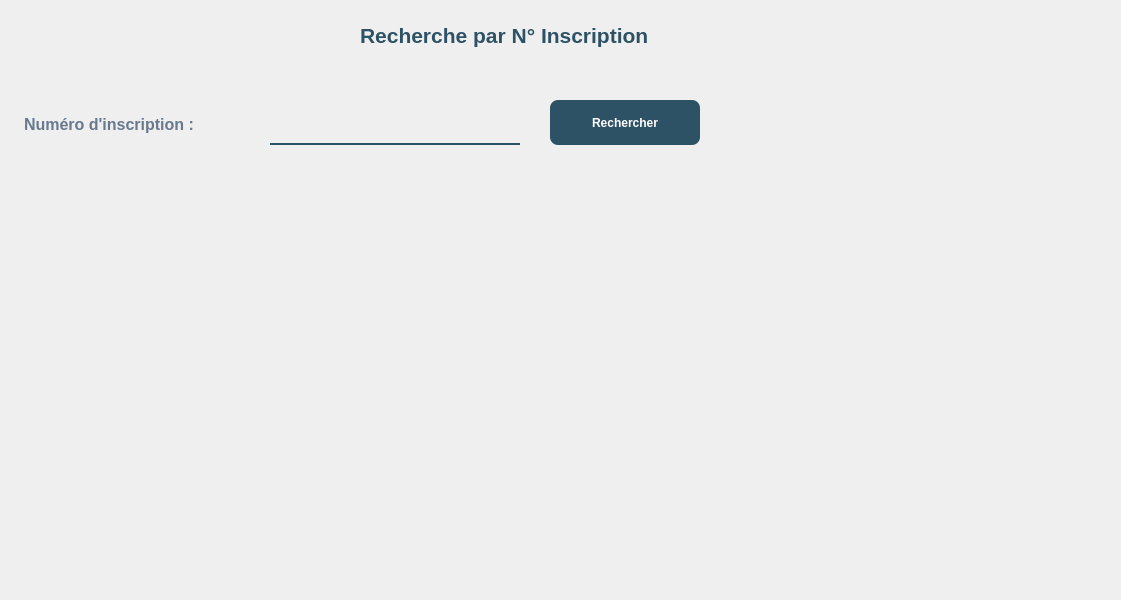
<?xml version="1.0" encoding="UTF-8"?>
<ui version="4.0">
 <class>Dialog</class>
 <widget class="QDialog" name="Dialog">
  <property name="geometry">
   <rect>
    <x>0</x>
    <y>0</y>
    <width>1121</width>
    <height>600</height>
   </rect>
  </property>
  <property name="windowTitle">
   <string>Dialog</string>
  </property>
  <widget class="QTableView" name="tableView">
   <property name="geometry">
    <rect>
     <x>20</x>
     <y>180</y>
     <width>1081</width>
     <height>391</height>
    </rect>
   </property>
   <property name="styleSheet">
    <string notr="true">background:rgba(0,0,0,0);
border:none;</string>
   </property>
  </widget>
  <widget class="QLabel" name="label_10">
   <property name="geometry">
    <rect>
     <x>360</x>
     <y>10</y>
     <width>391</width>
     <height>51</height>
    </rect>
   </property>
   <property name="font">
    <font>
     <family>Arial</family>
     <pointsize>16</pointsize>
     <weight>75</weight>
     <bold>true</bold>
     <underline>false</underline>
    </font>
   </property>
   <property name="styleSheet">
    <string notr="true">color:rgba(46,82,101,255);
background-color:rgba(0,0,0,0);
</string>
   </property>
   <property name="text">
    <string>Recherche par N° Inscription</string>
   </property>
  </widget>
  <widget class="QLabel" name="label_4">
   <property name="geometry">
    <rect>
     <x>0</x>
     <y>-150</y>
     <width>1131</width>
     <height>761</height>
    </rect>
   </property>
   <property name="styleSheet">
    <string notr="true">border-image:url(:/img/897.jpg);</string>
   </property>
   <property name="text">
    <string/>
   </property>
  </widget>
  <widget class="QLineEdit" name="lineEdit">
   <property name="geometry">
    <rect>
     <x>270</x>
     <y>110</y>
     <width>250</width>
     <height>35</height>
    </rect>
   </property>
   <property name="font">
    <font>
     <pointsize>12</pointsize>
    </font>
   </property>
   <property name="styleSheet">
    <string notr="true">background-color:rgba(0,0,0,0);
border: 2px solid rgba(0,0,0,0);
border-bottom-color:rgba(46,82,101,255);
color:rgb(0,0,0);
padding-bottom:7px;</string>
   </property>
   <property name="placeholderText">
    <string/>
   </property>
  </widget>
  <widget class="QLabel" name="label">
   <property name="geometry">
    <rect>
     <x>20</x>
     <y>110</y>
     <width>241</width>
     <height>35</height>
    </rect>
   </property>
   <property name="font">
    <font>
     <pointsize>12</pointsize>
     <weight>75</weight>
     <bold>true</bold>
    </font>
   </property>
   <property name="styleSheet">
    <string notr="true">background-color:rgba(0,0,0,0);
color:rgb(104, 121, 143);
padding-bottom:7px;</string>
   </property>
   <property name="text">
    <string>Numéro d'inscription :</string>
   </property>
  </widget>
  <widget class="QPushButton" name="pushButton">
   <property name="geometry">
    <rect>
     <x>550</x>
     <y>100</y>
     <width>150</width>
     <height>45</height>
    </rect>
   </property>
   <property name="font">
    <font>
     <pointsize>-1</pointsize>
     <weight>87</weight>
     <bold>true</bold>
    </font>
   </property>
   <property name="styleSheet">
    <string notr="true">background: rgb(255,255,255);
background: rgba(46,82,101,255);
  border: 0 solid #E2E8F0;
  color: rgb(255, 255, 255);
  font-size: 12px;
  font-weight: 700;
  height: 56px;
  border-radius: 8px;

</string>
   </property>
   <property name="text">
    <string>Rechercher</string>
   </property>
  </widget>
  <zorder>label_4</zorder>
  <zorder>tableView</zorder>
  <zorder>label_10</zorder>
  <zorder>lineEdit</zorder>
  <zorder>label</zorder>
  <zorder>pushButton</zorder>
 </widget>
 <resources>
  <include location="../img/back.qrc"/>
 </resources>
 <connections/>
</ui>
